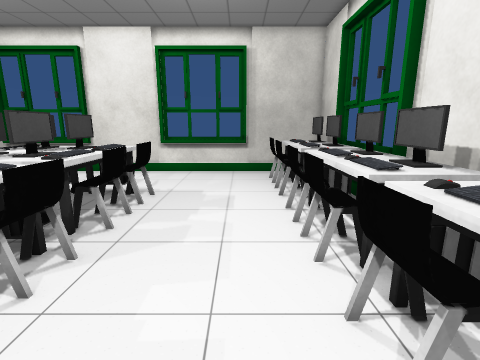
[1] (above)

16 first-person views from a walk through a 3-D level made in the Unity game engine. The camera is 1.5 m above the floor, tilts 12° down and sees 85° across. The floor is counted in squares, 0.5 m on a side. Each view is taken from the middle of a square. On the plan, view 1 faces up. The plan holds only what a view shows up to about 19 squares ahead; the rest is blank. Some surface patterns are stand-ins.

[2]
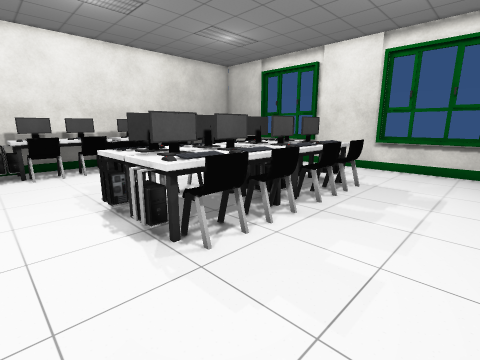

[3]
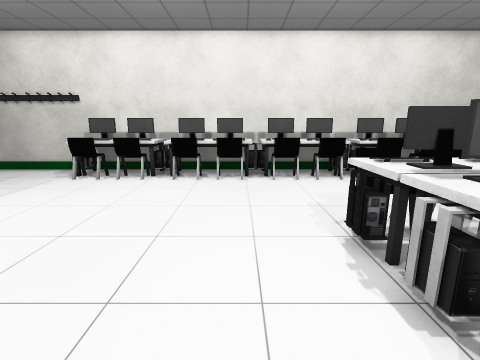

[4]
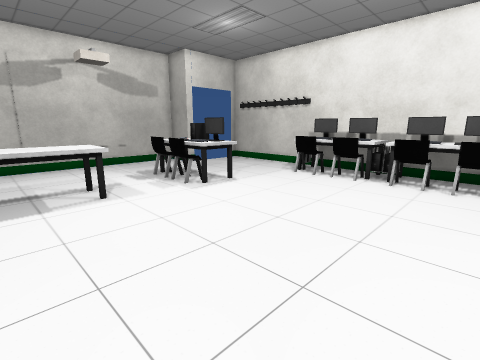

[5]
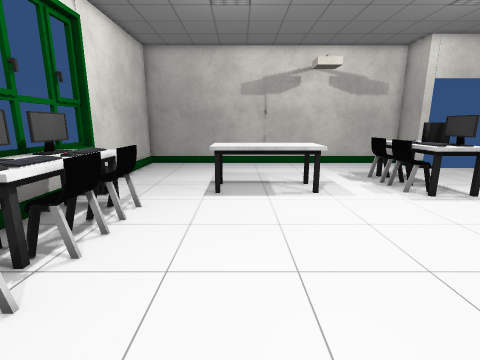

[6]
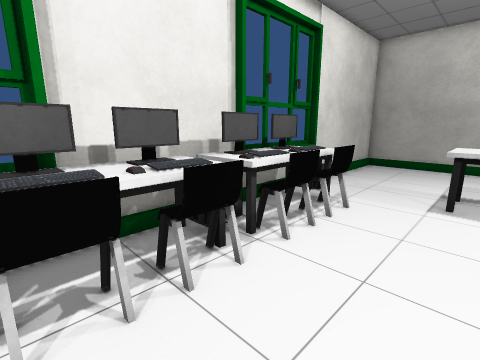

[7]
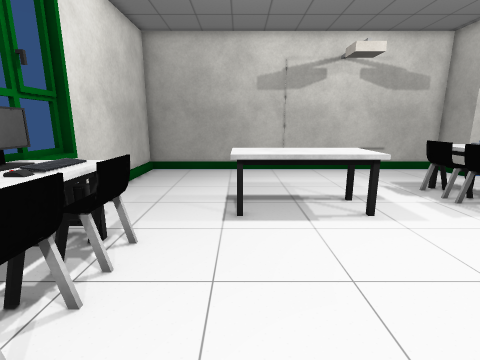

[8]
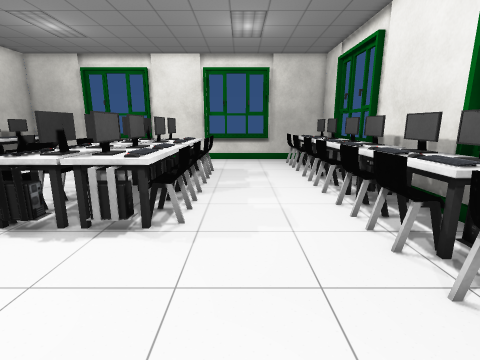

[9]
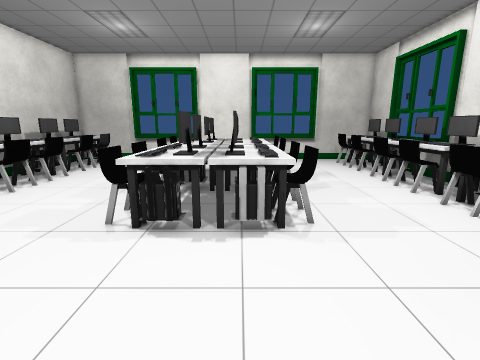

[10]
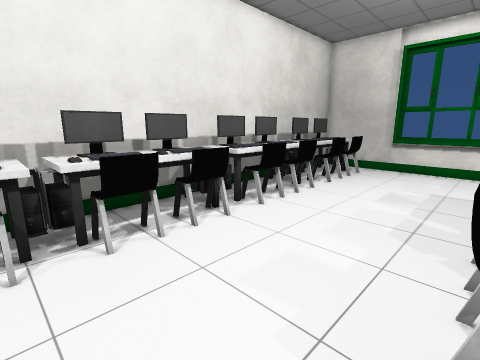

[11]
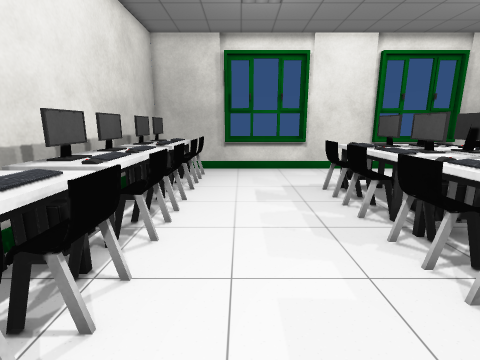

[12]
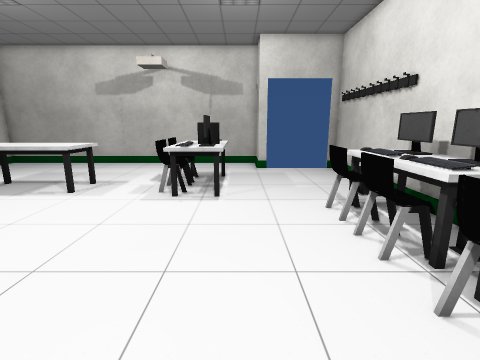

[13]
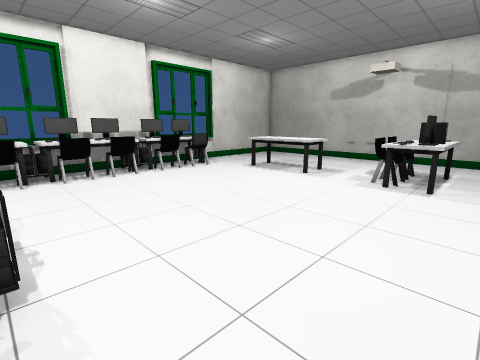

[14]
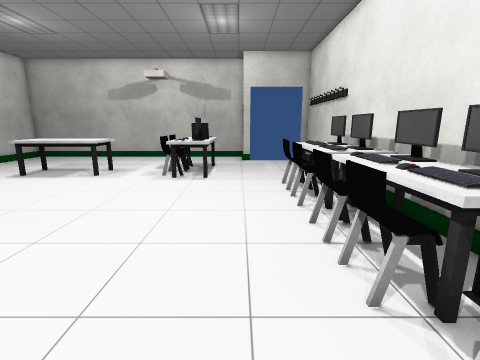

[15]
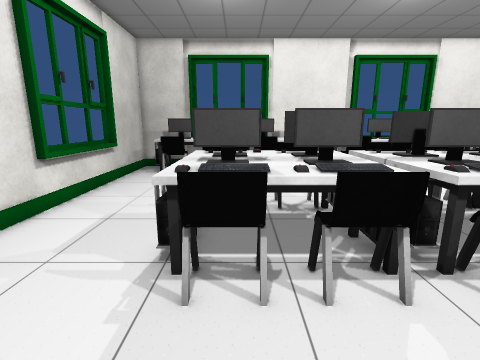

[16]
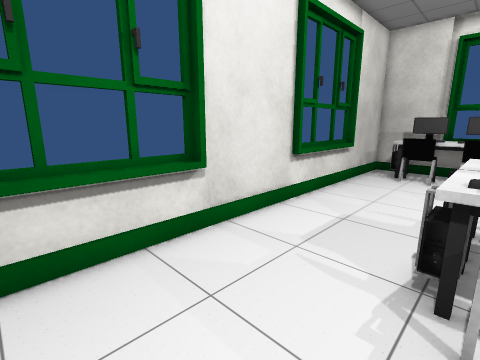

### Floor plan
Points are (right, up) in squares from view 1. A wall is a line through its corners. A room is listed if a view was taken in it or the views show most of it. See-through windows are left out.
Room 1 (views 1, 2, 3, 4, 5, 6, 7, 8, 9, 10, 11, 12, 13, 14, 15, 16)
walls: (4.9, -3.9) (4.9, -1); (4.9, -0.4) (4.9, 2.2); (5.1, 2.6) (5.1, 8.1); (5.1, -8.9) (5.1, 0.5); (4.9, -10.1) (4.9, -9); (5.1, -14.1) (5.1, -9.2); (4.9, -14.4) (4.9, -12.4); (5.1, 8.5) (5.1, 17); (-14.9, -20.3) (-14.3, -20.3) (-14.3, -22.8) (5.1, -22.8) (5.1, -14.6); (-9.5, 16.7) (-15, 16.7); (4.9, 12.9) (4.9, 13.6); (0.5, 16.7) (-5.1, 16.7); (4.9, 17) (-19.5, 17); (-19.7, 16.6) (-19.7, -20.3) (-19, -20.3)
low walls: (4.9, -6) (4.9, -4.3); (4.9, 13.9) (4.9, 15); (4.9, -20.4) (4.9, -19.5); (4.9, 16) (4.9, 17)
ways out: gap at (-19, -20); gap at (-15, -20)
objects: other object (-19, -12) to (-17, -7); other object (-19, -6) to (-17, -1); other object (-19, 0) to (-18, 4); other object (-19, 5) to (-17, 10); other object (-19, 11) to (-18, 15); other object (-17, -11) to (-16, -10); other object (-17, -9) to (-16, -7); other object (-17, -6) to (-16, -4); other object (-17, -3) to (-16, -2); other object (-17, 0) to (-16, 1); other object (-17, 2) to (-16, 4); other object (-17, 5) to (-16, 7); other object (-17, 8) to (-16, 9); other object (-17, 11) to (-16, 12); other object (-17, 13) to (-16, 15); other object (-12, -17) to (-11, -17); other object (-12, -16); computer (-12, -15) to (-11, -15); other object (-12, -14) to (-10, -13); other object (-10, -17) to (-9, -16); other object (-10, -15) to (-9, -14); other object (-10, 2) to (-9, 3); other object (-10, 4) to (-9, 5); other object (-10, 7) to (-9, 9); other object (-10, 10) to (-9, 11); other object (-9, 1) to (-7, 6); other object (-9, 7) to (-7, 12); other object (-6, -15) to (-1, -13); other object (-6, 1) to (-5, 6); other object (-6, 7) to (-5, 12); other object (-4, 2) to (-4, 3); other object (-4, 4) to (-4, 5); other object (-4, 7) to (-4, 9); other object (-4, 10) to (-4, 11); other object (2, -11) to (2, -10); other object (2, -9) to (2, -7); other object (2, -6) to (2, -4); other object (2, -3) to (2, -2); other object (2, 0) to (2, 1); other object (2, 2) to (2, 4); other object (2, 5) to (2, 7); other object (2, 8) to (2, 9); other object (2, 11) to (2, 12); other object (2, 13) to (2, 15); other object (3, -12) to (4, -7); other object (3, -6) to (4, -1); other object (3, 0) to (4, 4); other object (3, 5) to (4, 10); other object (3, 11) to (4, 15)

Where each view was taken, in squares from view 1:
view 1: 0 up, 0 right, facing up
view 2: 2 down, 1 right, facing up-left
view 3: 2 down, 2 left, facing left
view 4: 2 down, 2 left, facing down-left
view 5: 2 down, 2 left, facing down
view 6: 2 down, 2 left, facing down-right
view 7: 5 down, 1 left, facing down
view 8: 6 down, 2 left, facing up
view 9: 6 down, 6 left, facing up
view 10: 2 down, 10 left, facing up-left
view 11: 1 down, 14 left, facing up
view 12: 2 down, 13 left, facing down
view 13: 1 up, 14 left, facing down-right
view 14: 2 up, 14 left, facing down
view 15: 10 up, 14 left, facing right
view 16: 11 up, 14 left, facing up-right
